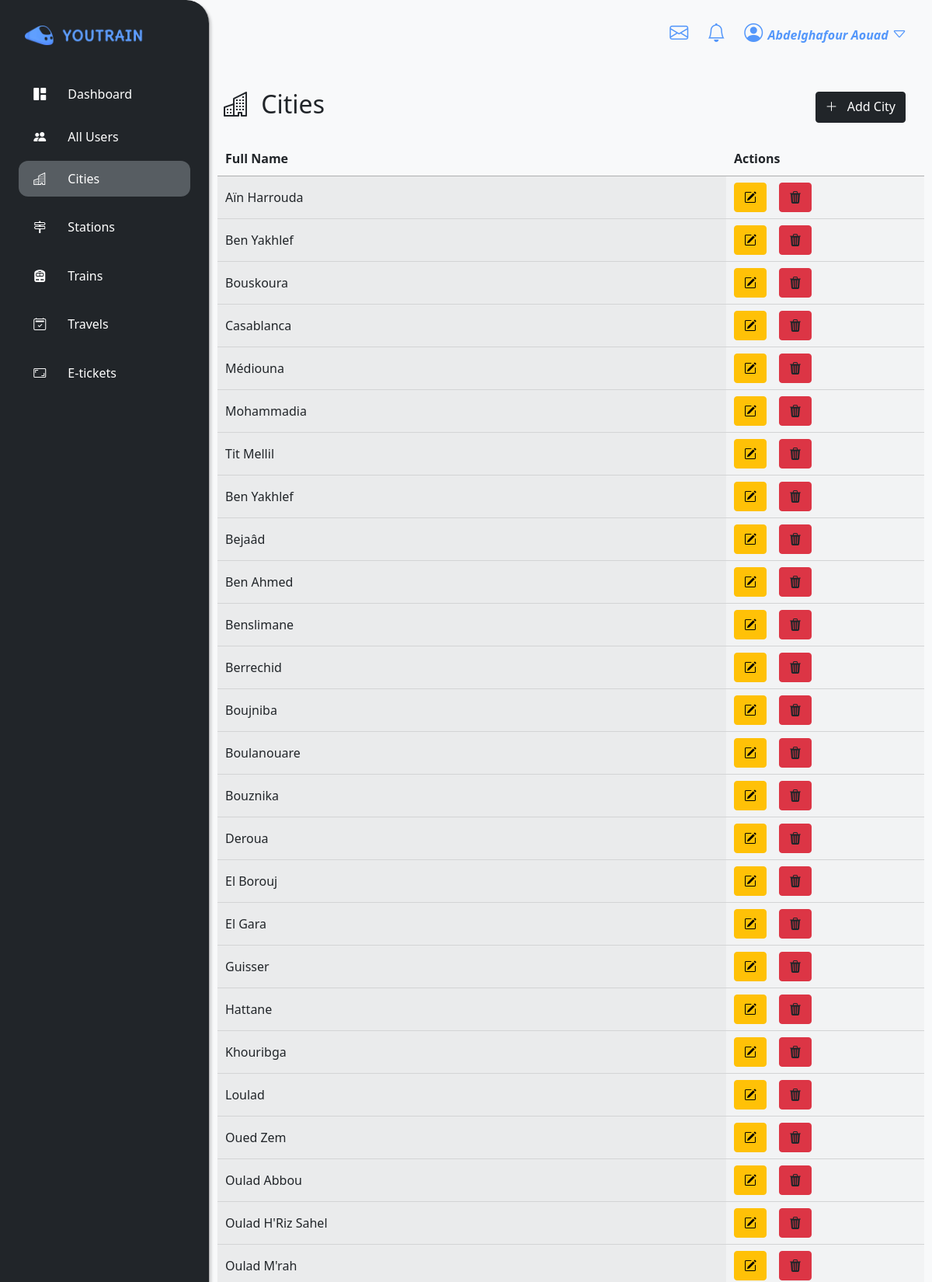
The page /cities.php (signed in, upper part) on the database its author committed.
### tables this page shows
CREATE TABLE IF NOT EXISTS `cities` (
  `id` int NOT NULL AUTO_INCREMENT,
  `name` varchar(40) NOT NULL,
  PRIMARY KEY (`id`)
);

### models/connection.php (called while the page is built, shortened)
<?php
class Connection
{
      private $serv = 'localhost';
      private $user = 'root';
      private $pass = '';
      private $bd = 'youtrain';
      private function pdoConnection()
      {
            $con = new PDO('mysql:host=' . $this->serv . ';dbname=' . $this->bd, $this->user, $this->pass);
            $con->setAttribute(PDO::ATTR_DEFAULT_FETCH_MODE, PDO::FETCH_ASSOC);
            try {
                  return $con;
            } catch (PDOException $e) {
                  echo 'Database Error: ' . $e->getMessage();
            }
      }
      public function connect()
      {
            return $this->pdoConnection();
      }
}

### models/city.php (called while the page is built, shortened)
<?php
require 'connection.php';
class City extends Connection
{
    public function allCities()
    {
        $sql = "SELECT * FROM cities";
        $stmt = $this->connect()->prepare($sql);
        $stmt->execute();
        $result = $stmt->fetchAll();
        return $result;
    }
}

### views/allCities.php (the view, shortened to what this page needs)
<?php
include_once './models/city.php';
$all_cities = new City();
$cities = $all_cities->allCities();
?>
<table id="data-table" class="display dataTable" style="width: 100%" aria-describedby="example_info">
    <thead>
        <tr>
            <th>Full Name</th>
            <th>Actions</th>
        </tr>
    </thead>
    <tbody>
        <?php
        foreach ($cities as $city) {
        ?>
            <tr class="odd"  id = "<?= $city['id']; ?>"  city = "<?=$city['name']; ?>">
                <td class="sorting_1"><?= $city['name'] ?></td>
                <td>
                    <div class="d-flex fs-3">
                        <a href="#modal-city" data-bs-toggle="modal" class="btn btn-warning me-3" onclick="editCity(<?= $city['id'] ?>)"><i class="bi bi-pencil-square users-icon"></i></a>
                        <a href="controllers/cityController.php?id=<?= $city['id'] ?>" class="btn btn-danger text-dark" onclick="deleteCity()"><i class="bi bi-trash3-fill users-icon"></i></a>
                    </div>
                </td>
            </tr>
        <?php
        } ?>
    </tbody>
</table>

### assets/css/style.css (style rules this page uses)
* { margin: 0; padding: 0; box-sizing: border-box; }
body { overflow-x: hidden; }
body { background-color: #dadde6 }
a { text-decoration: none !important; }

### rows shown on the page
cities: name "Aïn Harrouda"
cities: name "Ben Yakhlef"
cities: name "Bouskoura"
cities: name "Casablanca"
cities: name "Médiouna"
cities: name "Mohammadia"
cities: name "Tit Mellil"
cities: name "Ben Yakhlef"
cities: name "Bejaâd"
cities: name "Ben Ahmed"
cities: name "Benslimane"
cities: name "Berrechid"
cities: name "Boujniba"
cities: name "Boulanouare"
cities: name "Bouznika"
cities: name "Deroua"
cities: name "El Borouj"
cities: name "El Gara"
cities: name "Guisser"
cities: name "Hattane"
cities: name "Khouribga"
cities: name "Loulad"
cities: name "Oued Zem"
cities: name "Oulad Abbou"
cities: name "Oulad H'Riz Sahel"
cities: name "Oulad M'rah"

### other values the page prints
$_SESSION['first_name'] "Abdelghafour"
$_SESSION['last_name'] "Aouad"
